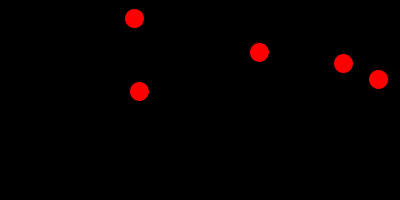
Frame 1 (no input)
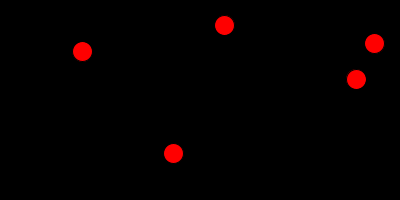
Frame 60 (the mouse pressed at the canvas centre just before this capture)
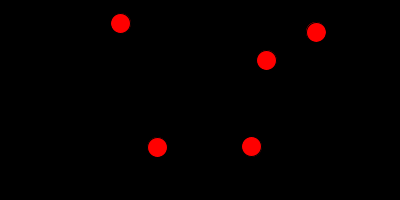
Frame 120 (the mouse held since frame 60 and released just before this capture)

The Processing sketch that drew these frames (run headless with seeded random() and noise(); from frame 60 on, the mouse is pressed at the canvas centre):

// Processing sketch: Collision
// ── Collision.pde
Particle[] particles;
//Particle particles;
CollisionSystem system;
double startTime;
double time;
double Ti, Te;

void setup() {
  size(400, 200);
  
  int N = 5;
  
  particles = new Particle[N];
  for (int i = 0; i < N; i++){
    particles[i] = new Particle();
  }
  //particles[0] =  new Particle((double)0, (double)height/2, (double)100.0, (double)00.0, (double)10.0, (double)1.0);//, Color color)
 //particles[1] =  new Particle((double)width, (double)height/2, (double)-100.0, (double)00.0, (double)10.0, (double)1.0);//, Color color) 

  system = new CollisionSystem(particles);
  startTime = (double)millis()/1000;
  Te = startTime;
  println("startTime " + startTime);
  //system.simulate(100);
        
}

void draw(){
  double dt;
  background(0, 0, 0);
  //if(particles[0].rx < width-particles[0].radius){
    Ti = (double)millis()/1000;
    dt = Ti - Te;
    time = time + dt;
    
    //println("time: " + time);
    system.simulate(time, dt, 10000);
    //particles[0].move(dt);
    //particles[0].draw();
    Te = (double)millis()/1000;
  //}
}

// ── CollisionSystem.pde
public class CollisionSystem { //<>//
  private MinPQ<Event> pq;        // the priority queue
  private double t  = 0.0;        // simulation clock time
  private double hz = 1;        // number of redraw events per clock tick
  private Particle[] particles;   // the array of particles
  private Event e;

    // create a new collision system with the given set of particles
  public CollisionSystem(Particle[] particles) {
    this.particles = particles;
    simulate_ahead(10000);//double limit)
  }

  // updates priority queue with all new events for particle a
  private void predict(Particle a, double limit) {
    if (a == null) return;

    // particle-particle collisions
    for (int i = 0; i < particles.length; i++) {
      double dt = a.timeToHit(particles[i]);
      println("time to hit: " + dt);
      if (t + dt <= limit)
        pq.insert(new Event(t + dt, a, particles[i]));
    }

    // particle-wall collisions
    double dtX = a.timeToHitVerticalWall();
    double dtY = a.timeToHitHorizontalWall();
   
    //println("dtX: " + dtX);
    //println("dtY: " + dtY);
    if (dtX <= limit) pq.insert(new Event(t + dtX, a, null));
    if (dtY <= limit) pq.insert(new Event(t + dtY, null, a));
  }

  // redraw all particles
  private void redraw(double limit) {
      //println("draw()" );
  
    //StdDraw.clear();
    //background(0, 0, 0);
    for (int i = 0; i < particles.length; i++) {
      println("i" + i);
      particles[i].draw();
      
    }
    //StdDraw.show(20);
    //if (time < limit) {
    //  pq.insert(new Event(time + 1.0 / hz, null, null));
    //}
  }
  public void simulate_ahead(double limit){
    // initialize PQ with collision events and redraw event
    pq = new MinPQ<Event>(); //<>//
    for (int i = 0; i < particles.length; i++) {
      predict(particles[i], limit);
    }
    if (!pq.isEmpty ()) {
      e = pq.delMin(); 
    }
    //pq.insert(new Event(0, null, null));        // redraw event
   //<>//
  }
  

  /********************************************************************************
   *  Event based simulation for limit seconds
   ********************************************************************************/
  public void simulate(double time, double dt, double limit) {
    t = t + dt;
    //println("pq.size(): " + pq.size());
    // the main event-driven simulation loop
    //if (!pq.isEmpty ()) { 

      // get impending event, discard if invalidated
      //Event e = pq.delMin();
      //if (!e.isValid()) return;//continue;
      Particle a = e.a;
      Particle b = e.b;
      //println("a: " + a);
      // physical collision, so update positions, and then simulation clock
      for (int i = 0; i < particles.length; i++){
      //println("e.t: " + e.time);
      //println("time: " + time);
      //println("e.time > time : " + (e.time > time));
        if(e.etime > t + dt){
          particles[i].move(dt);//dt);//e.time - t);          
          //println("particle " + i + " move");
        }else{
          println("time: " + t);
          println("e.etime: " + e.etime);
          println("dt: " + dt);
          //println("a.rx: " + a.rx);
          //println("b.rx: " + b.rx);
          particles[i].move(e.etime - t);//dt);//e.etime - time);
          //println("a.rx: " + a.rx);
          //println("b.rx: " + b.rx);         
        }
        particles[i].draw();
      }      
      //println("e.t: " + t);
      // process event
      if(e.etime< t + dt){
        println("time: " + t);
        t = e.etime;
        if      (a != null && b != null) a.bounceOff(b);              // particle-particle collision
        else if (a != null && b == null) a.bounceOffVerticalWall();   // particle-wall collision
        else if (a == null && b != null) b.bounceOffHorizontalWall(); // particle-wall collision
        else if (a == null && b == null) redraw(limit);               // redraw event
      
        // update the priority queue with new collisions involving a or b
        predict(a, limit);
        predict(b, limit);
        //println("time: " + time);
        while(!pq.isEmpty ()) {
          e = pq.delMin();
          //println("e.etime: " + e.etime);
          //println("e.isValid()" + e.isValid()); 
          if (e.isValid()) return;
          else if(!e.isValid()) continue;//return;//continue;
          
        }
        println("a");
      }
    //}
  }

  private class Event implements Comparable<Event> {
    public final double etime;         // time that event is scheduled to occur
    private final Particle a, b;       // particles involved in event, possibly null
    private final int countA, countB;  // collision counts at event creation


    // create a new event to occur at time t involving a and b
    public Event(double t, Particle a, Particle b) {
      this.etime = t;
      this.a    = a;
      this.b    = b;
      if (a != null) countA = a.count();
      else           countA = -1;
      if (b != null) countB = b.count();
      else           countB = -1;
    }

    // compare times when two events will occur
    public int compareTo(Event that) {
      if      (this.etime < that.etime) return -1;
      else if (this.etime > that.etime) return +1;
      else                            return  0;
    }

    // has any collision occurred between when event was created and now?
    public boolean isValid() {
      if (a != null && a.count() != countA) return false;
      if (b != null && b.count() != countB) return false;
      return true;
    }
  }
}

// ── Color.pde
public class Color {
    public int R;
    public int G;
    public int B;
    
    Color(int R, int G, int B){
      this.R = R;
      this.G = G;
      this.B = B;
    }
}

// ── MiniPQ.pde
import java.util.Comparator;
import java.util.Iterator;
import java.util.NoSuchElementException;

public class MinPQ<Key> implements Iterable<Key> {
    private Key[] pq;                    // store items at indices 1 to N
    private int N;                       // number of items on priority queue
    private Comparator<Key> comparator;  // optional comparator

    /**
     * Initializes an empty priority queue with the given initial capacity.
     * @param initCapacity the initial capacity of the priority queue
     */
    public MinPQ(int initCapacity) {
        pq = (Key[]) new Object[initCapacity + 1];
        N = 0;
    }

    /**
     * Initializes an empty priority queue.
     */
    public MinPQ() {
        this(1);
    }

    /**
     * Initializes an empty priority queue with the given initial capacity,
     * using the given comparator.
     * @param initCapacity the initial capacity of the priority queue
     * @param comparator the order to use when comparing keys
     */
    public MinPQ(int initCapacity, Comparator<Key> comparator) {
        this.comparator = comparator;
        pq = (Key[]) new Object[initCapacity + 1];
        N = 0;
    }

    /**
     * Initializes an empty priority queue using the given comparator.
     * @param comparator the order to use when comparing keys
     */
    public MinPQ(Comparator<Key> comparator) { this(1, comparator); }

    /**
     * Initializes a priority queue from the array of keys.
     * Takes time proportional to the number of keys, using sink-based heap construction.
     * @param keys the array of keys
     */
    public MinPQ(Key[] keys) {
        N = keys.length;
        pq = (Key[]) new Object[keys.length + 1];
        for (int i = 0; i < N; i++)
            pq[i+1] = keys[i];
        for (int k = N/2; k >= 1; k--)
            sink(k);
        assert isMinHeap();
    }

    /**
     * Is the priority queue empty?
     * @return true if the priority queue is empty; false otherwise
     */
    public boolean isEmpty() {
        return N == 0;
    }

    /**
     * Returns the number of keys on the priority queue.
     * @return the number of keys on the priority queue
     */
    public int size() {
        return N;
    }

    /**
     * Returns a smallest key on the priority queue.
     * @return a smallest key on the priority queue
     * @throws java.util.NoSuchElementException if priority queue is empty
     */
    public Key min() {
        if (isEmpty()) throw new NoSuchElementException("Priority queue underflow");
        return pq[1];
    }

    // helper function to double the size of the heap array
    private void resize(int capacity) {
        assert capacity > N;
        Key[] temp = (Key[]) new Object[capacity];
        for (int i = 1; i <= N; i++) temp[i] = pq[i];
        pq = temp;
    }

    /**
     * Adds a new key to the priority queue.
     * @param x the key to add to the priority queue
     */
    public void insert(Key x) {
        // double size of array if necessary
        if (N == pq.length - 1) resize(2 * pq.length);

        // add x, and percolate it up to maintain heap invariant
        pq[++N] = x;
        swim(N);
        assert isMinHeap();
    }

    /**
     * Removes and returns a smallest key on the priority queue.
     * @return a smallest key on the priority queue
     * @throws java.util.NoSuchElementException if the priority queue is empty
     */
    public Key delMin() {
        if (isEmpty()) throw new NoSuchElementException("Priority queue underflow");
        exch(1, N);
        Key min = pq[N--];
        sink(1);
        pq[N+1] = null;         // avoid loitering and help with garbage collection
        if ((N > 0) && (N == (pq.length - 1) / 4)) resize(pq.length  / 2);
        assert isMinHeap();
        return min;
    }


   /***********************************************************************
    * Helper functions to restore the heap invariant.
    **********************************************************************/

    private void swim(int k) {
        while (k > 1 && greater(k/2, k)) {
            exch(k, k/2);
            k = k/2;
        }
    }

    private void sink(int k) {
        while (2*k <= N) {
            int j = 2*k;
            if (j < N && greater(j, j+1)) j++;
            if (!greater(k, j)) break;
            exch(k, j);
            k = j;
        }
    }

   /***********************************************************************
    * Helper functions for compares and swaps.
    **********************************************************************/
    private boolean greater(int i, int j) {
        if (comparator == null) {
            return ((Comparable<Key>) pq[i]).compareTo(pq[j]) > 0;
        }
        else {
            return comparator.compare(pq[i], pq[j]) > 0;
        }
    }

    private void exch(int i, int j) {
        Key swap = pq[i];
        pq[i] = pq[j];
        pq[j] = swap;
    }

    // is pq[1..N] a min heap?
    private boolean isMinHeap() {
        return isMinHeap(1);
    }

    // is subtree of pq[1..N] rooted at k a min heap?
    private boolean isMinHeap(int k) {
        if (k > N) return true;
        int left = 2*k, right = 2*k + 1;
        if (left  <= N && greater(k, left))  return false;
        if (right <= N && greater(k, right)) return false;
        return isMinHeap(left) && isMinHeap(right);
    }


   /***********************************************************************
    * Iterators
    **********************************************************************/

    /**
     * Returns an iterator that iterates over the keys on the priority queue
     * in ascending order.
     * The iterator doesn't implement <tt>remove()</tt> since it's optional.
     * @return an iterator that iterates over the keys in ascending order
     */
    public Iterator<Key> iterator() { return new HeapIterator(); }

    private class HeapIterator implements Iterator<Key> {
        // create a new pq
        private MinPQ<Key> copy;

        // add all items to copy of heap
        // takes linear time since already in heap order so no keys move
        public HeapIterator() {
            if (comparator == null) copy = new MinPQ<Key>(size());
            else                    copy = new MinPQ<Key>(size(), comparator);
            for (int i = 1; i <= N; i++)
                copy.insert(pq[i]);
        }

        public boolean hasNext()  { return !copy.isEmpty();                     }
        public void remove()      { throw new UnsupportedOperationException();  }

        public Key next() {
            if (!hasNext()) throw new NoSuchElementException();
            return copy.delMin();
        }
    }
}

// ── Particle.pde
public class Particle {
    private static final double INFINITY = Double.POSITIVE_INFINITY;

    public double rx, ry;    // position
    public double vx, vy;    // velocity
    private double radius;    // radius
    private double mass;      // mass
    //private Color color;      // color
    private int count;        // number of collisions so far


    // create a new particle with given parameters        
    public Particle(double rx, double ry, double vx, double vy, double radius, double mass){//, Color color) {
        this.vx = vx;
        this.vy = vy;
        this.rx = rx;
        this.ry = ry;
        this.radius = radius;
        this.mass   = mass;
        //this.color  = color;
    }
         
    // create a random particle in the unit box (overlaps not checked)
    public Particle() {
        rx     = random(width);//Math.random();
        println("rx:" + rx);
        ry     = random(height);//Math.random();
        println("ry:" + ry);
        vx     = random(500);//0.01 * (Math.random() - 0.5);
        println("vx:" + vx);
        vy     = random(500);//0.01 * (Math.random() - 0.5);
        println("vy:" + vy);
        radius = 10;
        mass   = 1;
        //color  = Color.BLACK;
    }

    // updates position
    public void move(double dt) {
        rx += vx * dt;
        ry += vy * dt;
    }

    // draw the particle
    public void draw() {
      fill(255,0,0);
      ellipse((float)rx,(float)ry,(float)radius*2,(float)radius*2);
        //StdDraw.setPenColor(color);
        //StdDraw.filledCircle(rx, ry, radius);
    }

    // return the number of collisions involving this particle
    public int count() { return count; }
        
  
    // how long into future until collision between this particle a and b?
    public double timeToHit(Particle b) {
        Particle a = this;
        if (a == b) return INFINITY;
        double dx  = b.rx - a.rx;
        double dy  = b.ry - a.ry;
        double dvx = b.vx - a.vx;
        double dvy = b.vy - a.vy;
        double dvdr = dx*dvx + dy*dvy;
        if (dvdr > 0) return INFINITY;
        double dvdv = dvx*dvx + dvy*dvy;
        double drdr = dx*dx + dy*dy;
        double sigma = a.radius + b.radius;
        double d = (dvdr*dvdr) - dvdv * (drdr - sigma*sigma);
        // if (drdr < sigma*sigma) StdOut.println("overlapping particles");
        if (d < 0) return INFINITY;
        return -(dvdr + Math.sqrt(d)) / dvdv;
    }

    // how long into future until this particle collides with a vertical wall?
    public double timeToHitVerticalWall() {
        if      (vx > 0) return (width - rx - radius) / vx;
        else if (vx < 0) return (radius - rx) / vx;  
        else             return INFINITY;
    }

    // how long into future until this particle collides with a horizontal wall?
    public double timeToHitHorizontalWall() {
        if      (vy > 0) return (height - ry - radius) / vy;
        else if (vy < 0) return (radius - ry) / vy;
        else             return INFINITY;
    }

    // update velocities upon collision between this particle and that particle
    public void bounceOff(Particle that) {
        double damping = 1;
        double dx  = that.rx - this.rx;
        println("dx :" + dx);
        double dy  = that.ry - this.ry;
        println("dy :" + dy);
        
         double dist = this.radius + that.radius;   // distance between particle centers at collison
        println("dist :" + dist);
        while(mag((float)dx, (float)dy) > dist){
          dx = dx* 0.99;
          dy = dy* 0.99;
        }
        //if(dx > dist) dx = dist;
        //if(dy > dist) dy = dist;
        
        
        double dvx = that.vx - this.vx;
        println("dvx :" + dvx);
        double dvy = that.vy - this.vy;
        println("dvy :" + dvy);
        double dvdr = dx*dvx + dy*dvy;             // dv dot dr
        println("dvdr :" + dvdr);
        
       
        
        // normal force F, and in x and y directions
        double F = 2 * this.mass * that.mass * dvdr / ((this.mass + that.mass) * dist);
        println("F :" + F);
        double fx = F * dx / dist;
        println("fx :" + fx);
        double fy = F * dy / dist;
        println("fy :" + fy);
        
        // update velocities according to normal force
        this.vx += fx / this.mass*damping;
        this.vy += fy / this.mass*damping;
        that.vx -= fx / that.mass*damping;
        that.vy -= fy / that.mass*damping;

        // update collision counts
        this.count++;
        that.count++;
    }

    // update velocity of this particle upon collision with a vertical wall
    public void bounceOffVerticalWall() {
        vx = -vx;
        count++;
    }

    // update velocity of this particle upon collision with a horizontal wall
    public void bounceOffHorizontalWall() {
        vy = -vy;
        count++;
    }

    // return kinetic energy associated with this particle
    public double kineticEnergy() { return 0.5 * mass * (vx*vx + vy*vy); }
}
